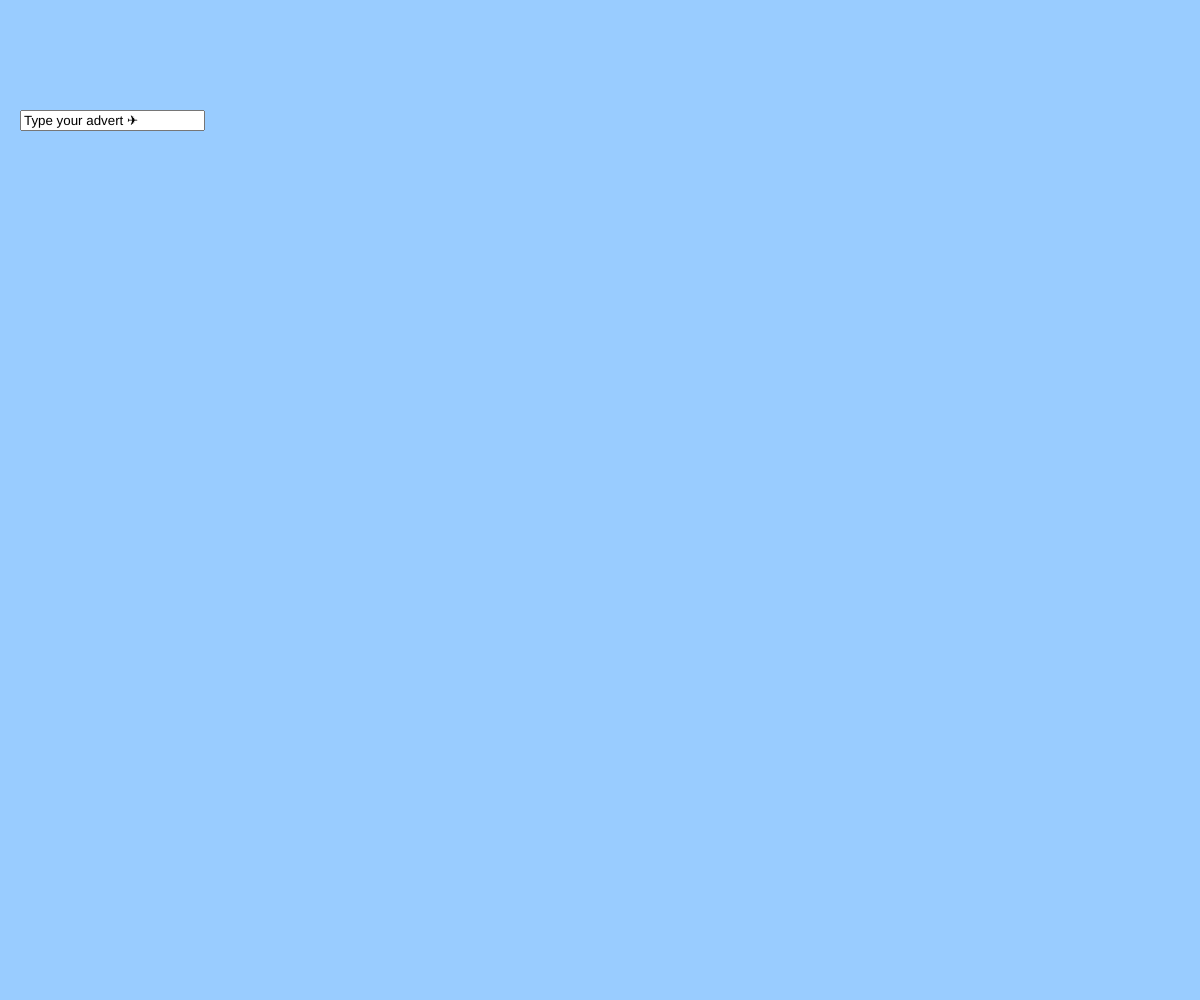
Frame 1 (no input)
Frame 60 (no input): identical to frame 1, image omitted
Frame 120 (the mouse pressed at the canvas centre since frame 60): identical to frame 1, image omitted

The p5.js sketch that drew this single still picture (run headless with seeded random() and noise() and a simulated clock; from frame 60 on, the mouse is pressed at the canvas centre):

// p5.js sketch
// ── sketch.js
let planes = [];
var adverttext1,input,planecount;

function setup() {
  createCanvas(window.innerWidth,window.innerHeight);
  input = createInput('Type your advert ✈');
  planecount = 0;
  stroke(1);
}

function mouseClicked() {
  planecount += 1;
  print(planecount);
  if (planecount < 6) {
    let p = new plane (mouseX, mouseY);
    planes.push(p);
  }
}
function draw() {
  background(153, 204, 255);
  noStroke();
  input.position(20, 110);
  for (var i = 0; i < planes.length; i++) {
    planes[i].move();
    planes[i].show();
    planes[i].advert();
  }
}
class plane {
  constructor(tempx, tempy) {
    this.x = tempx;
    this.y = tempy;
  }
  move(){
    this.x = this.x + 5;
    if (this.x > width + 600) {
      this.x = 0-250;
    }
  }
  show(){
    noStroke();
    //plane
    fill(0);
    rect(this.x,this.y-50,80,100);
    rect(this.x,this.y,300,100);
    //glass
    fill(250);
    rect(this.x+200,this.y,100,50);
    //wing
    fill(100);
    rect(this.x+90,this.y+50,90,10);
    //advert
    stroke(0);
    line(this.x-250,this.y+50,this.x,this.y+50);
    noStroke();
    fill(255);
    rect(this.x-250,this.y,200,100);
  }
  advert(){
    const adverttext = input.value();
    //adverttext
    fill(0);
    noStroke();
    textSize(18);
    text(adverttext,this.x-235, this.y+60);
    fill(140);
    text(adverttext,this.x-235, this.y+61);
  }
}
